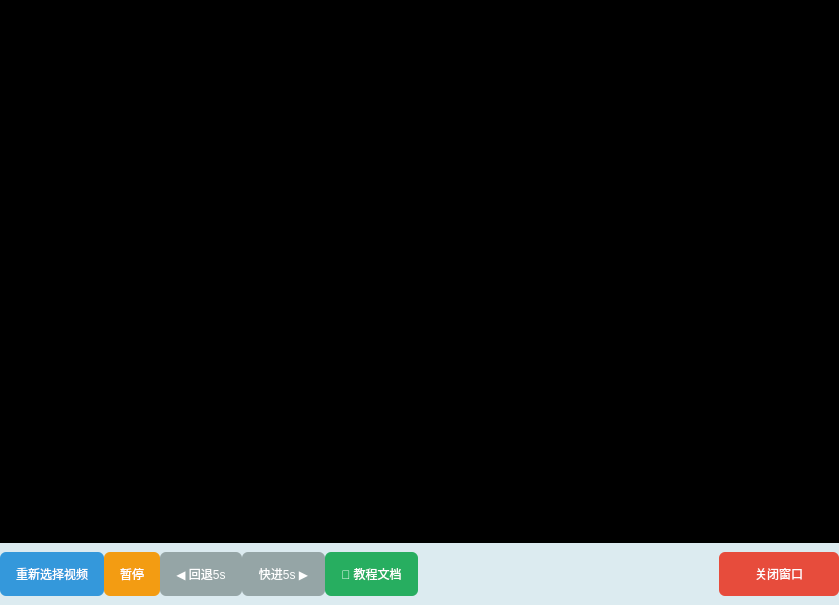
<?xml version="1.0" encoding="UTF-8"?>
<ui version="4.0">
 <class>GuideClass</class>
 <widget class="QWidget" name="GuideClass">
  <property name="geometry">
   <rect>
    <x>0</x>
    <y>0</y>
    <width>839</width>
    <height>605</height>
   </rect>
  </property>
  <property name="sizePolicy">
   <sizepolicy hsizetype="Fixed" vsizetype="Fixed">
    <horstretch>0</horstretch>
    <verstretch>0</verstretch>
   </sizepolicy>
  </property>
  <property name="minimumSize">
   <size>
    <width>700</width>
    <height>550</height>
   </size>
  </property>
  <property name="maximumSize">
   <size>
    <width>900</width>
    <height>750</height>
   </size>
  </property>
  <property name="windowTitle">
   <string>使用教程</string>
  </property>
  <property name="windowIcon">
   <iconset resource="../OCRdemo.qrc">
    <normaloff>:/PIC/Resources/PICs/jiaocheng.png</normaloff>:/PIC/Resources/PICs/jiaocheng.png</iconset>
  </property>
  <property name="styleSheet">
   <string notr="true">background-color:rgb(220, 235, 240);</string>
  </property>
  <layout class="QVBoxLayout" name="mainLayout" stretch="7,0">
   <property name="spacing">
    <number>0</number>
   </property>
   <property name="leftMargin">
    <number>0</number>
   </property>
   <property name="topMargin">
    <number>0</number>
   </property>
   <property name="rightMargin">
    <number>0</number>
   </property>
   <property name="bottomMargin">
    <number>0</number>
   </property>
   <item>
    <widget class="QWidget" name="widget" native="true">
     <property name="styleSheet">
      <string notr="true">background-color: rgb(0, 0, 0);</string>
     </property>
    </widget>
   </item>
   <item>
    <widget class="QWidget" name="widget_2" native="true">
     <property name="minimumSize">
      <size>
       <width>0</width>
       <height>60</height>
      </size>
     </property>
     <property name="styleSheet">
      <string notr="true"/>
     </property>
     <layout class="QHBoxLayout" name="btnLayout">
      <property name="spacing">
       <number>0</number>
      </property>
      <property name="leftMargin">
       <number>0</number>
      </property>
      <property name="rightMargin">
       <number>0</number>
      </property>
      <item>
       <widget class="QPushButton" name="pushButton">
        <property name="minimumSize">
         <size>
          <width>0</width>
          <height>44</height>
         </size>
        </property>
        <property name="styleSheet">
         <string notr="true">QPushButton{font: bold 15px &quot;Microsoft YaHei&quot;; background: #3498db; color: white; border-radius: 6px; padding: 8px 16px;}
QPushButton:hover{background: #2980b9;}</string>
        </property>
        <property name="text">
         <string>重新选择视频</string>
        </property>
       </widget>
      </item>
      <item>
       <widget class="QPushButton" name="pushButton_3">
        <property name="minimumSize">
         <size>
          <width>0</width>
          <height>44</height>
         </size>
        </property>
        <property name="styleSheet">
         <string notr="true">QPushButton{font: bold 15px &quot;Microsoft YaHei&quot;; background: #f39c12; color: white; border-radius: 6px; padding: 8px 16px;}
QPushButton:hover{background: #e67e22;}</string>
        </property>
        <property name="text">
         <string>暂停</string>
        </property>
       </widget>
      </item>
      <item>
       <widget class="QPushButton" name="pushButton_4">
        <property name="minimumSize">
         <size>
          <width>0</width>
          <height>44</height>
         </size>
        </property>
        <property name="styleSheet">
         <string notr="true">QPushButton{font: bold 15px &quot;Microsoft YaHei&quot;; background: #95a5a6; color: white; border-radius: 6px; padding: 8px 16px;}
QPushButton:hover{background: #7f8c8d;}</string>
        </property>
        <property name="text">
         <string>◀ 回退5s</string>
        </property>
       </widget>
      </item>
      <item>
       <widget class="QPushButton" name="pushButton_5">
        <property name="minimumSize">
         <size>
          <width>0</width>
          <height>44</height>
         </size>
        </property>
        <property name="styleSheet">
         <string notr="true">QPushButton{font: bold 15px &quot;Microsoft YaHei&quot;; background: #95a5a6; color: white; border-radius: 6px; padding: 8px 16px;}
QPushButton:hover{background: #7f8c8d;}</string>
        </property>
        <property name="text">
         <string>快进5s ▶</string>
        </property>
       </widget>
      </item>
      <item>
       <widget class="QPushButton" name="pushButton_6">
        <property name="minimumSize">
         <size>
          <width>0</width>
          <height>44</height>
         </size>
        </property>
        <property name="styleSheet">
         <string notr="true">QPushButton{font: bold 15px &quot;Microsoft YaHei&quot;; background: #27ae60; color: white; border-radius: 6px; padding: 8px 16px;}
QPushButton:hover{background: #229954;}</string>
        </property>
        <property name="text">
         <string>📄 教程文档</string>
        </property>
       </widget>
      </item>
      <item>
       <spacer name="spacerBtn">
        <property name="orientation">
         <enum>Qt::Orientation::Horizontal</enum>
        </property>
        <property name="sizeHint" stdset="0">
         <size>
          <width>20</width>
          <height>20</height>
         </size>
        </property>
       </spacer>
      </item>
      <item>
       <widget class="QPushButton" name="pushButton_2">
        <property name="minimumSize">
         <size>
          <width>120</width>
          <height>44</height>
         </size>
        </property>
        <property name="styleSheet">
         <string notr="true">QPushButton{font: bold 15px &quot;Microsoft YaHei&quot;; background: #e74c3c; color: white; border-radius: 6px; padding: 8px 16px;}
QPushButton:hover{background: #c0392b;}</string>
        </property>
        <property name="text">
         <string>关闭窗口</string>
        </property>
       </widget>
      </item>
     </layout>
    </widget>
   </item>
  </layout>
 </widget>
 <resources>
  <include location="../OCRdemo.qrc"/>
 </resources>
 <connections/>
</ui>
